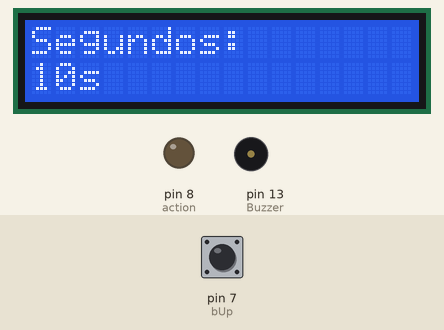
This sketch was run on a simulated Arduino Uno, built with avr-gcc and run on an emulated ATmega328P. Parts: 16×2 character LCD, output pins drawn as LEDs (lit = HIGH), buzzer (waves = sounding, pin HIGH). The test bench sets the inputs (shaded band); at power-on: pin 7 (bUp) LOW.

Above: at 1.2 s.
1.3 s: pin 7 (bUp) pulled HIGH for 1 s
At 2.9 s:
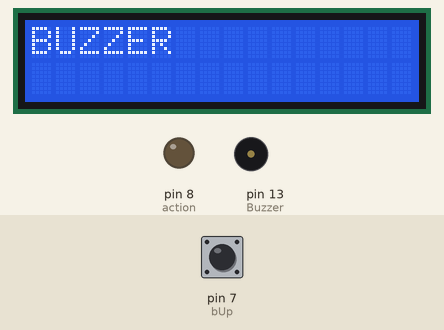
3.8 s: pin 7 (bUp) pulled HIGH for 0.25 s
At 5.0 s:
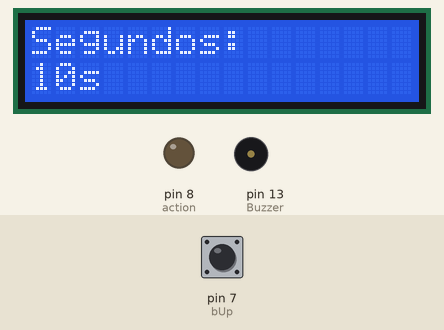
5.5 s: pin 7 (bUp) pulled HIGH for 3.2 s
At 5.72 s:
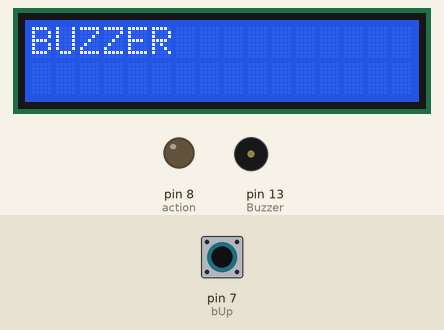
Timing chart, 0 to 8.5 s (numbered marks = the images above; inputs shaded):
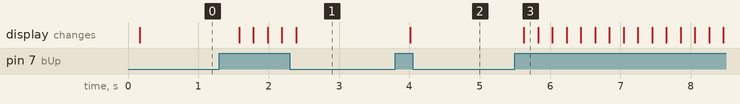

The sketch:

LCD_menu_2_telas.ino
```cpp
#include <LiquidCrystal.h>

#define Buzzer   13   // porta que o buzzer se encontra
#define bUp      07  // porta do botao de navegação
#define action   8   // porta onde o botao de açao se encontra
char state = 1;      // variavel criada e agregada o valor 1 -- Esta variavel sera lida e é ela quem devine a tela de navegação ATUAL
int segundos = 10;   // variavel segundos agregada um valor de 10s
LiquidCrystal lcd(12, 11, 5, 4, 3, 2); // portas onde se encontra o LCD
boolean Menu1,Menu2;      //variavel boolean de ação   essas variaveis determinan qual a açao sera executada
void setup()
{
  lcd.begin(16, 2);
  pinMode(Buzzer, OUTPUT);  // Buzzer
  pinMode(action, OUTPUT);  // Botao de açao
  pinMode(bUp,    INPUT); // Botao de navegação
}

void loop()
{

  // -------------------------------------Esta parte e a navegação do menu----------
  int bot = digitalRead(bUp);delay(100);
  if (bot == HIGH){                            // se botao de navegação pressionado pule pra próxima tela
    if (state==1){state=2;}
    else if(state==2){state=1;}
  }

    //-------------------Esta parte determina oque irá aparecer na tela-----------------
  if (state == 1){                 //se estate for igual a 1 mostre segundos na tela
  lcd.setCursor(0,0);
      lcd.print("Segundos:");
      lcd.setCursor(0,1);
      lcd.print(segundos);
      lcd.print("s");
      Menu1=true;
      Menu2=false;
  }
  else if(state == 2){             // se state for igual a 2 mostre buzzer na tela
  lcd.setCursor(0,0);
      lcd.print("BUZZER   ");
      lcd.setCursor(0,1);
      lcd.print("           ");
      Menu1=false;
      Menu2=true;

  }

  // ----------------------------------Esta parte e a ação da tela -------------
  int acao = digitalRead(action);delay(100);
  if (acao == HIGH){                             // se botao de ação precionado ele verifica a tela (state) que vc se encontra e determina uma certa função
   if (Menu1 == true){segundos++;}               // se estiver na tela 1 (state1) adcione 1 a variavel segundos
   else if(Menu2 == true){                       // se estiver na tela 2 (state2) toque um som no buzzer
   tone(13,1599,100);delay(100);tone(13,1299,100);delay(100);tone(13,1499,100);delay(100);tone(13,1399,100);delay(100);tone(13,1299,100);delay(100);tone(13,1499,100);delay(1000);}
  }
}
```

Measured:
- after the input at 1.3 s, the display: changes after 0.28 s (image 1)
- after the input at 3.8 s, the display: changes after 0.21 s (image 2)
- after the input at 5.5 s, the display: changes after 0.13 s (image 3)
